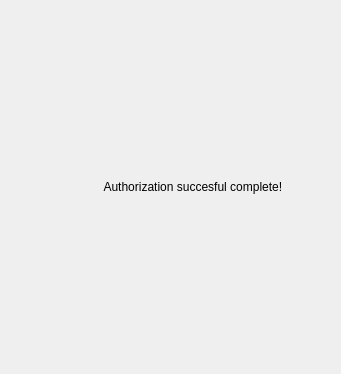
<?xml version="1.0" encoding="UTF-8"?>
<ui version="4.0">
 <class>AuthorizationComplete</class>
 <widget class="QDialog" name="AuthorizationComplete">
  <property name="geometry">
   <rect>
    <x>0</x>
    <y>0</y>
    <width>341</width>
    <height>374</height>
   </rect>
  </property>
  <property name="windowTitle">
   <string>Success!</string>
  </property>
  <layout class="QGridLayout" name="gridLayout">
   <item row="0" column="0">
    <widget class="QLabel" name="label">
     <property name="text">
      <string>                            Authorization succesful complete!</string>
     </property>
    </widget>
   </item>
  </layout>
 </widget>
 <resources/>
 <connections/>
</ui>
